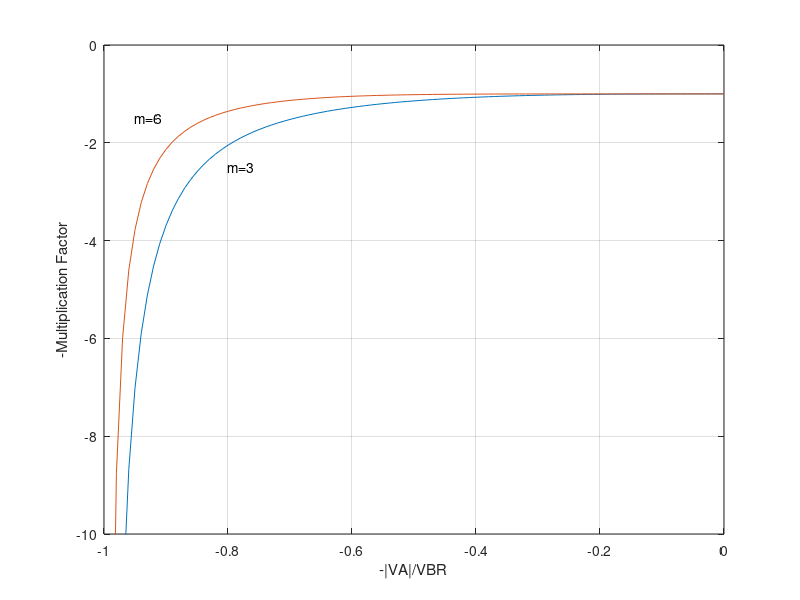

Recreate this plot in MATLAB.
%Problem 3:
clc
%Defining Constants
x=linspace(0,.99);         %x=|VA|/VBR
m3=1./(1-x.^3);
m6=1./(1-x.^6);
 
%Plot
plot(-x,-m3,-x,-m6);
grid;
axis([-1 0 -10 0])
xlabel('-|VA|/VBR');
ylabel('-Multiplication Factor');
text(-0.8,-2.5,'m=3');
text(-0.95,-1.5,'m=6');
